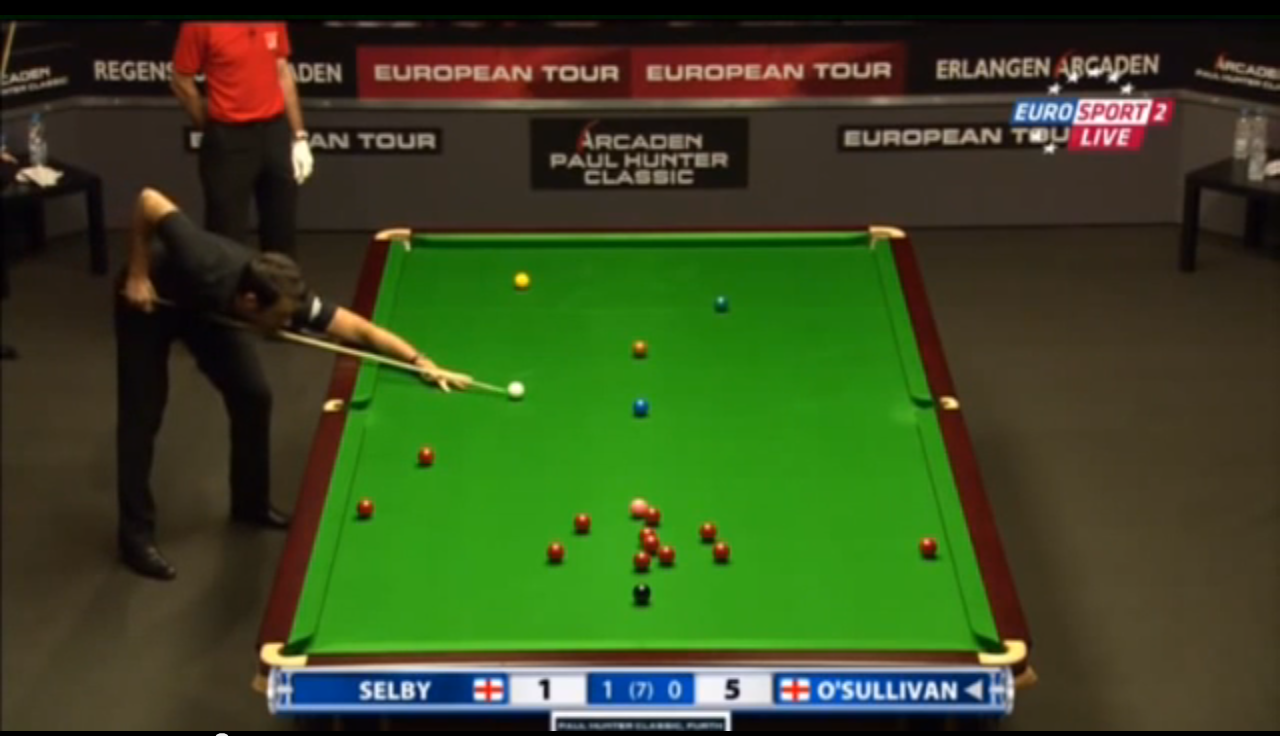
%> input picture res/table_test-6.png, 1280 x 736 px
$ octave test_table_mask.m   (GNU Octave 9; MATLAB toolbox functions it lacks are replaced by stand-ins)
%> lines starting %> are read from the running program, lines starting %| are printed output that depends on the picture; in (x1, y1, x2, y2) boxes, pixels count from 0 and x2, y2 are one past the last pixel; in counts of white or black regions, pixels touching at a corner belong together; the program's own positions count from 1
%> further down, img is the input picture: size 736x1280x3 uint8; mean R, G, B 58.3, 73.6, 33.7
### table_mask.m
function [ result ] = table_mask( input )
%TABLE_MASK makes a binary mask for a pool or snooker table
%   @author Maximilian Irro

%create color transformation structure
cform = makecform('srgb2lab');

% transform into L*a*b color space
input_lab = applycform(input, cform);
%> input_lab: size 736x1280x3 uint8; mean of channels 1, 2, 3 75.6, 120.1, 147.9

% extract the red-green chroma component
rg_chroma = input_lab(:,:,2);
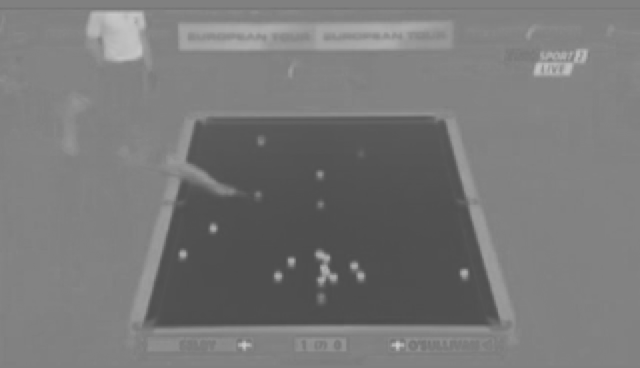
%> rg_chroma: size 736x1280 uint8 (shown at 1/2 size); min 76, max 204, mean 120.1

% make a binary image
THRESHOLD = 0.45;
BW = im2bw(rg_chroma, THRESHOLD);
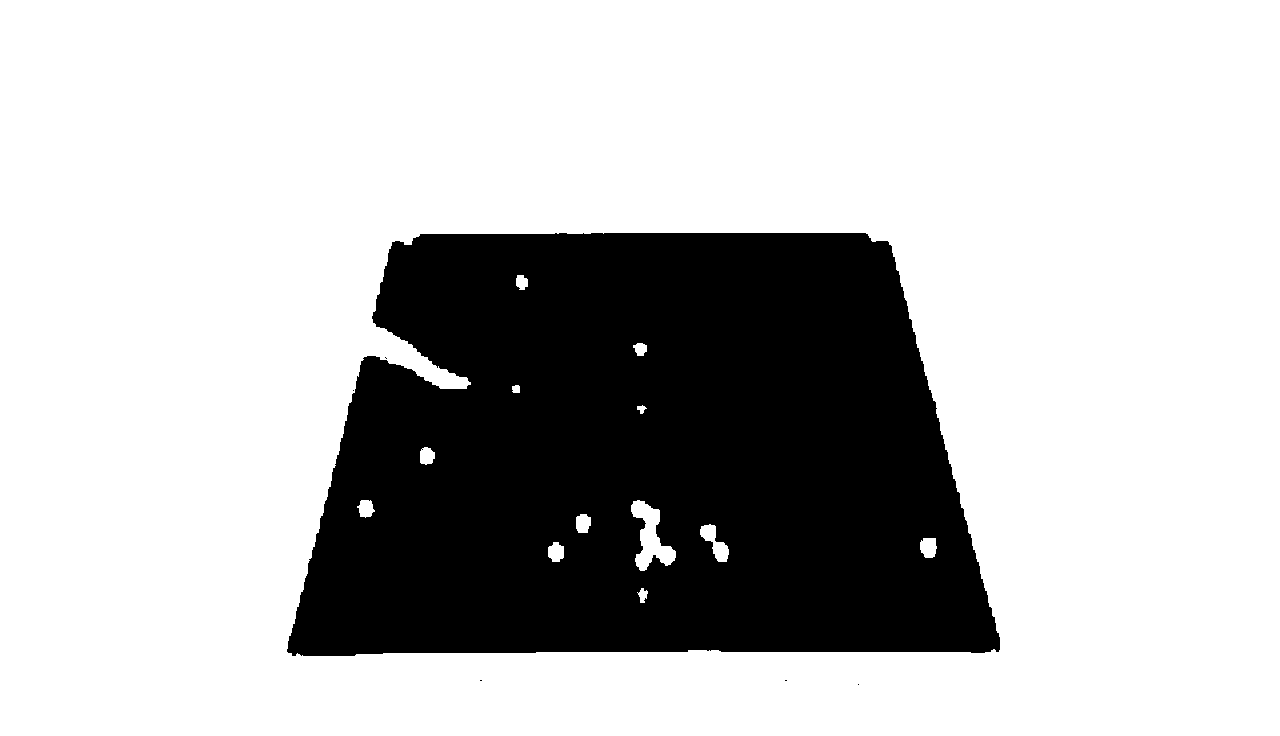
%> BW: size 736x1280 logical; 73.8% white; 6 black regions (5 under 20 px), largest, box (x1, y1, x2, y2) and area: (287, 233, 1000, 656) 246823

% now everything except the table is 1,
% but we need this the other way around
BW_inv = imcomplement(BW);

% fill all holes in the segmented table
% holes are balls (mind the bad dirty joke!)
BW_filled = imfill(BW_inv, 'holes');
%> BW_filled: size 736x1280 logical; 26.6% white; 6 white regions (5 under 20 px), largest, box (x1, y1, x2, y2) and area: (287, 233, 1000, 656) 250525

BW_filled = bwmorph(BW_filled,'thin',5);
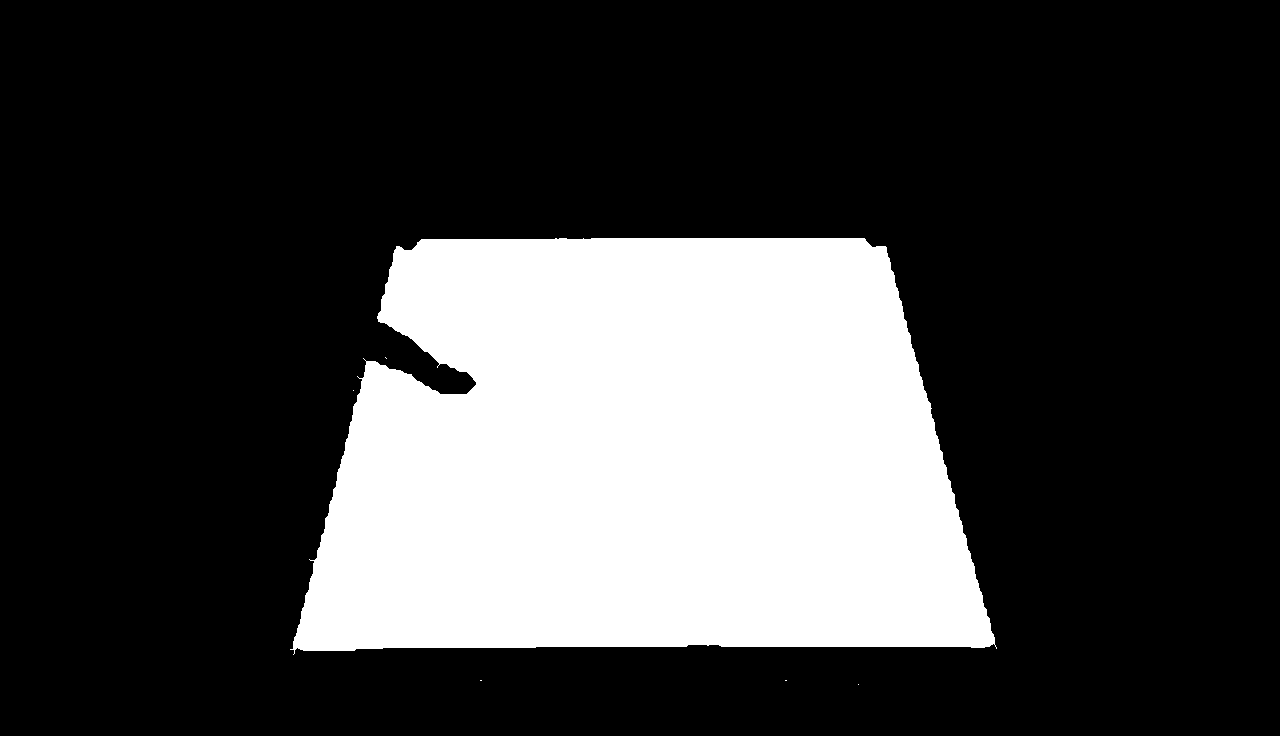
%> BW_filled: size 736x1280 logical; 25.4% white; 6 white regions (5 under 20 px), largest, box (x1, y1, x2, y2) and area: (290, 238, 997, 655) 239489

% convert it to uint8 to make it compatible with an image
mask = uint8(BW_filled);

% replicate the matrix 3 times, to combine it with a color image
mask3 = repmat( mask, [1 1 3]);

% return only the game table
result = mask3;

end

### test_table_mask.m
path = ['res',filesep,'table_test-6.png'];
img = imread(path);
mask = table_mask(img);


imshow( img .* mask )
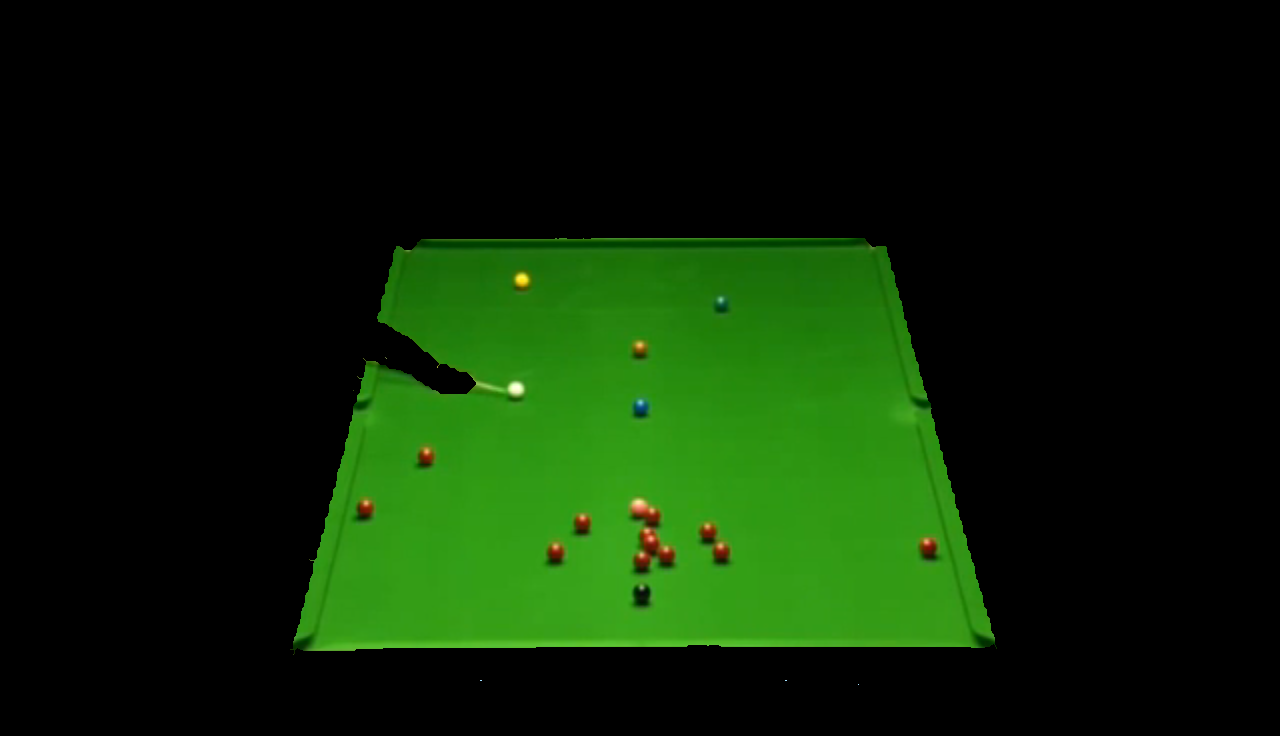
%> displayed picture: size 736x1280x3, on the screen's scale of 0 to 255; mean R, G, B 11.6, 36, 4.6
%imshow( rgb2gray(img .* mask) )

$ run again, with res/table_test-1.png copied over res/table_test-6.png
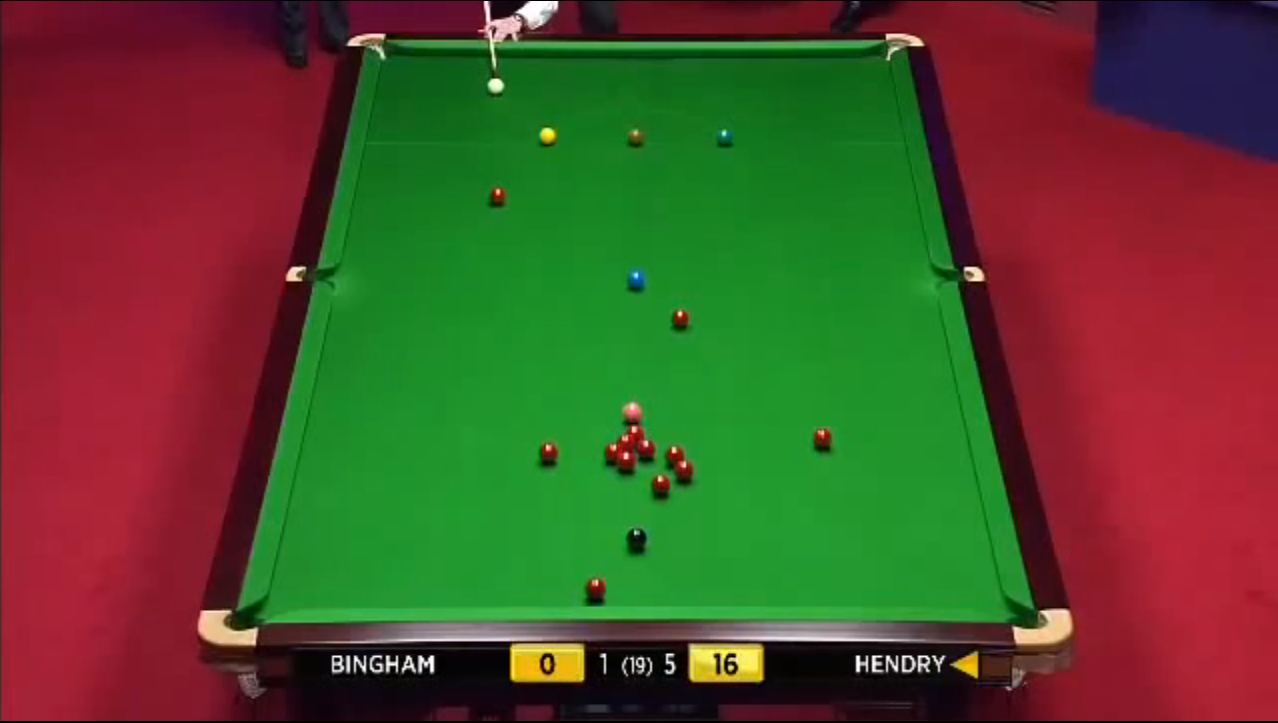
%> input picture res/table_test-1.png, 1278 x 723 px
%> img is the input picture: size 723x1278x3 uint8; mean R, G, B 82.2, 75.1, 42.9
%> input_lab: size 723x1278x3 uint8; mean of channels 1, 2, 3 94.9, 131.2, 154.2
%> in table_mask, `BW = im2bw(rg_chroma, THRESHOLD);`:
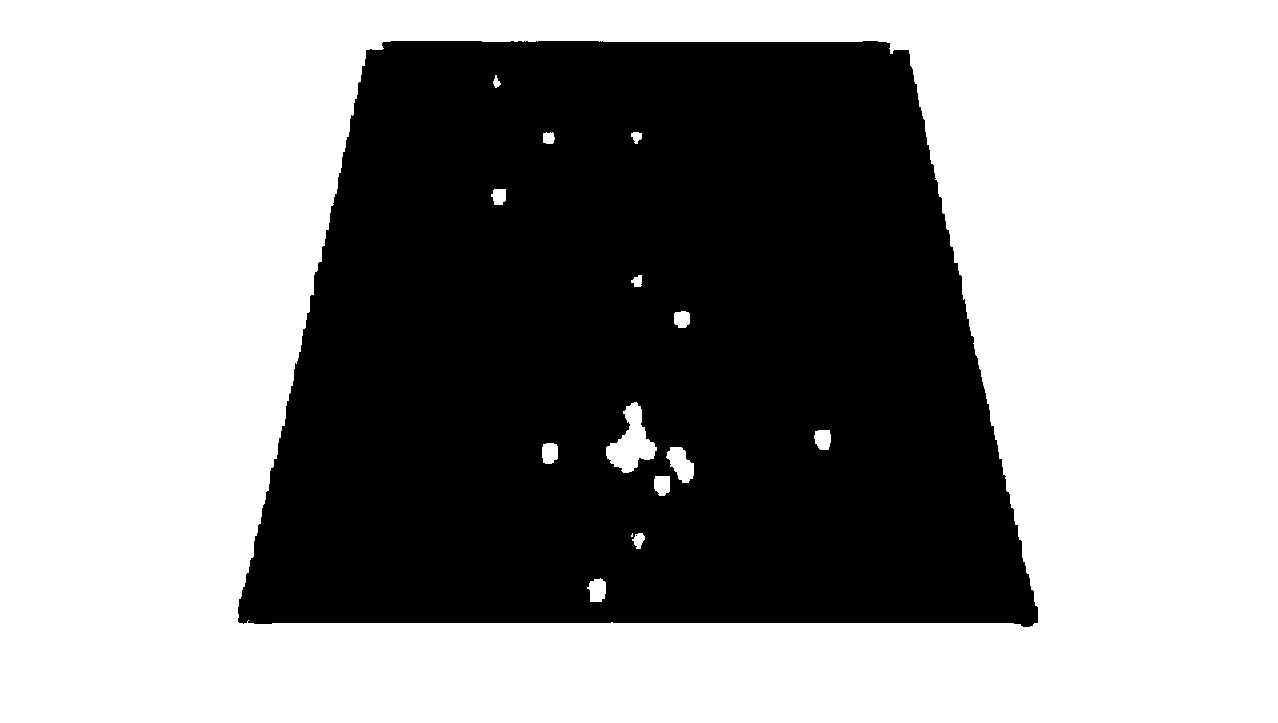
%> BW: size 723x1278 logical; 58.5% white; 2 black regions (1 under 20 px), largest, box (x1, y1, x2, y2) and area: (238, 41, 1038, 627) 383758
%> mask3: size 723x1278x3 uint8; values 0 (black) and 1 (white), 40.7% white; 1 white region, box (x1, y1, x2, y2) and area: (242, 45, 1033, 622) 375831
%> `imshow( img .* mask )`:
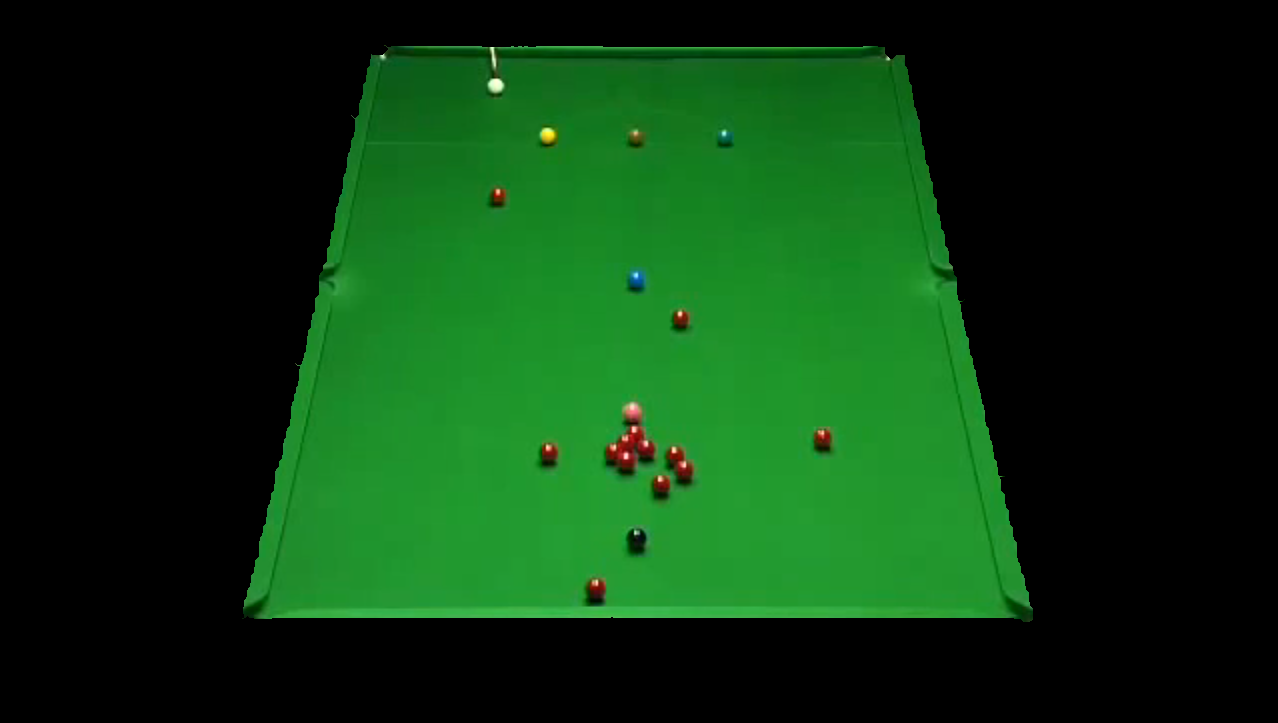
%> displayed picture: size 723x1278x3, on the screen's scale of 0 to 255; mean R, G, B 11.8, 55.5, 16.3

$ run again, with res/table_test-2.png copied over res/table_test-6.png
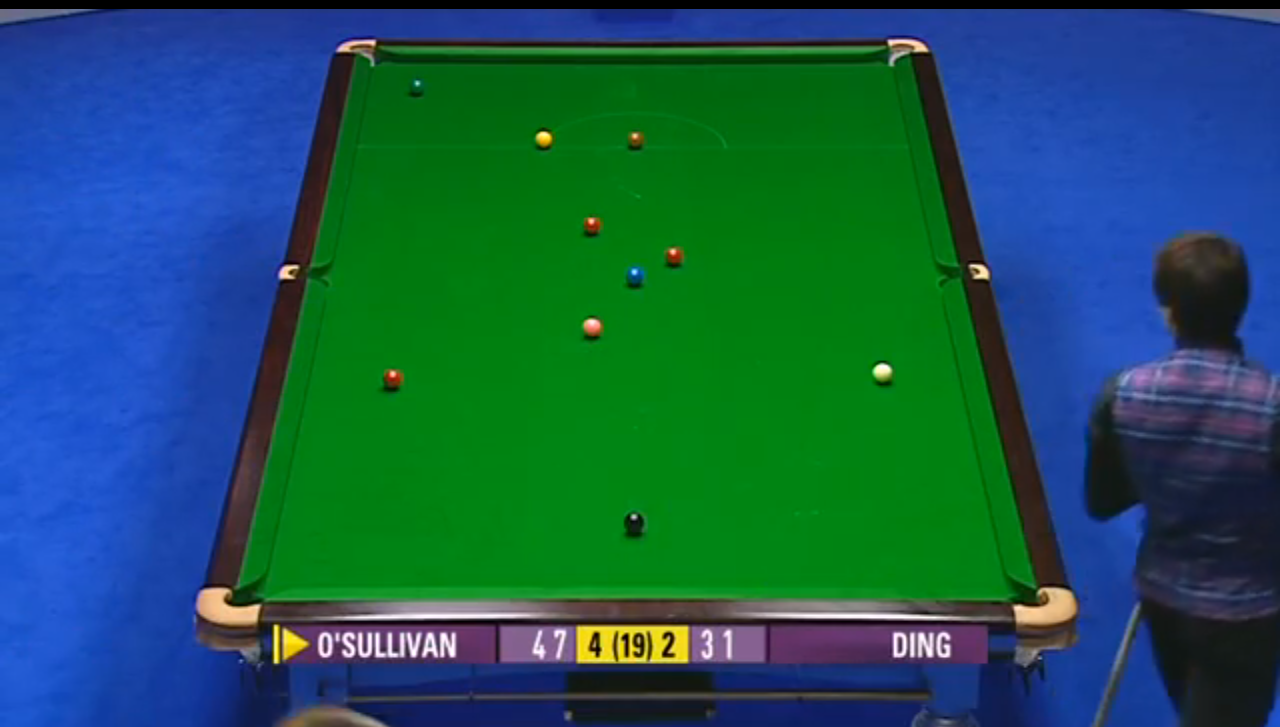
%> input picture res/table_test-2.png, 1280 x 727 px
%> img is the input picture: size 727x1280x3 uint8; mean R, G, B 25.2, 87.7, 86.7
%> input_lab: size 727x1280x3 uint8; mean of channels 1, 2, 3 89.5, 117.7, 121.4
%> in table_mask, `BW = im2bw(rg_chroma, THRESHOLD);`:
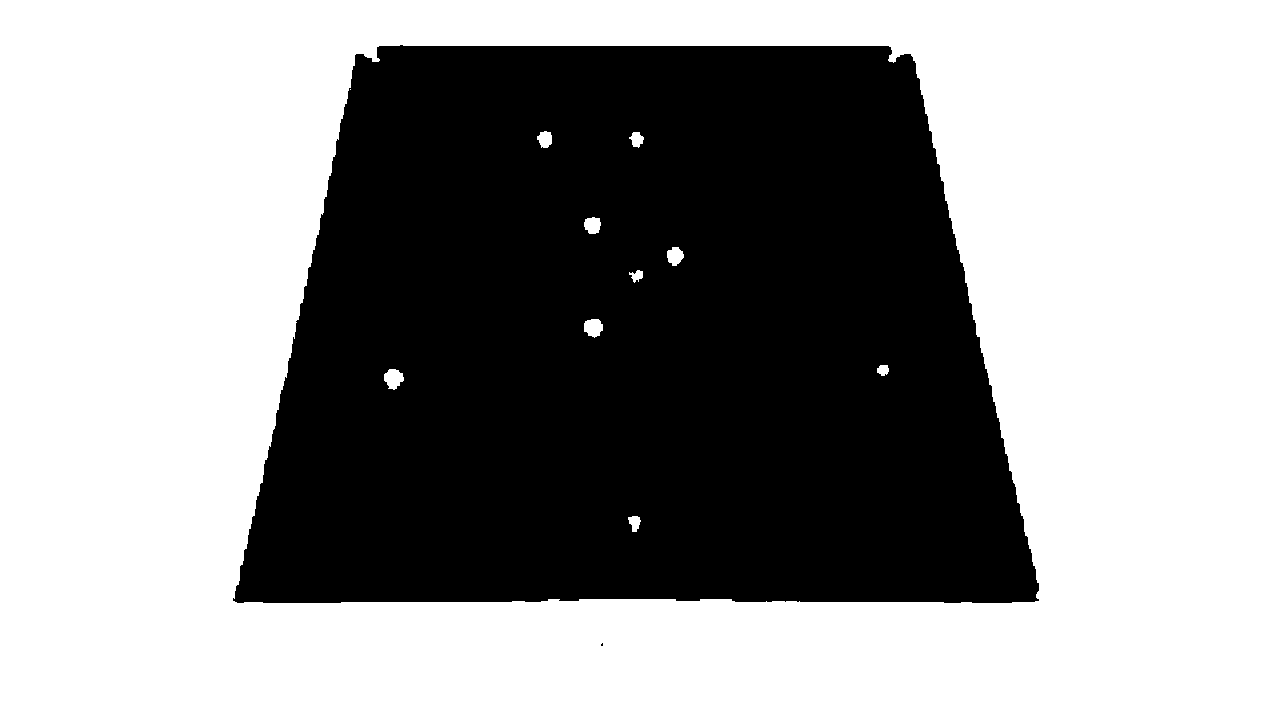
%> BW: size 727x1280 logical; 59.7% white; 2 black regions (1 under 20 px), largest, box (x1, y1, x2, y2) and area: (233, 45, 1039, 603) 374933
%> mask3: size 727x1280x3 uint8; values 0 (black) and 1 (white), 39.1% white; 2 white regions (1 under 20 px), largest, box (x1, y1, x2, y2) and area: (233, 50, 1038, 601) 364265
%> `imshow( img .* mask )`:
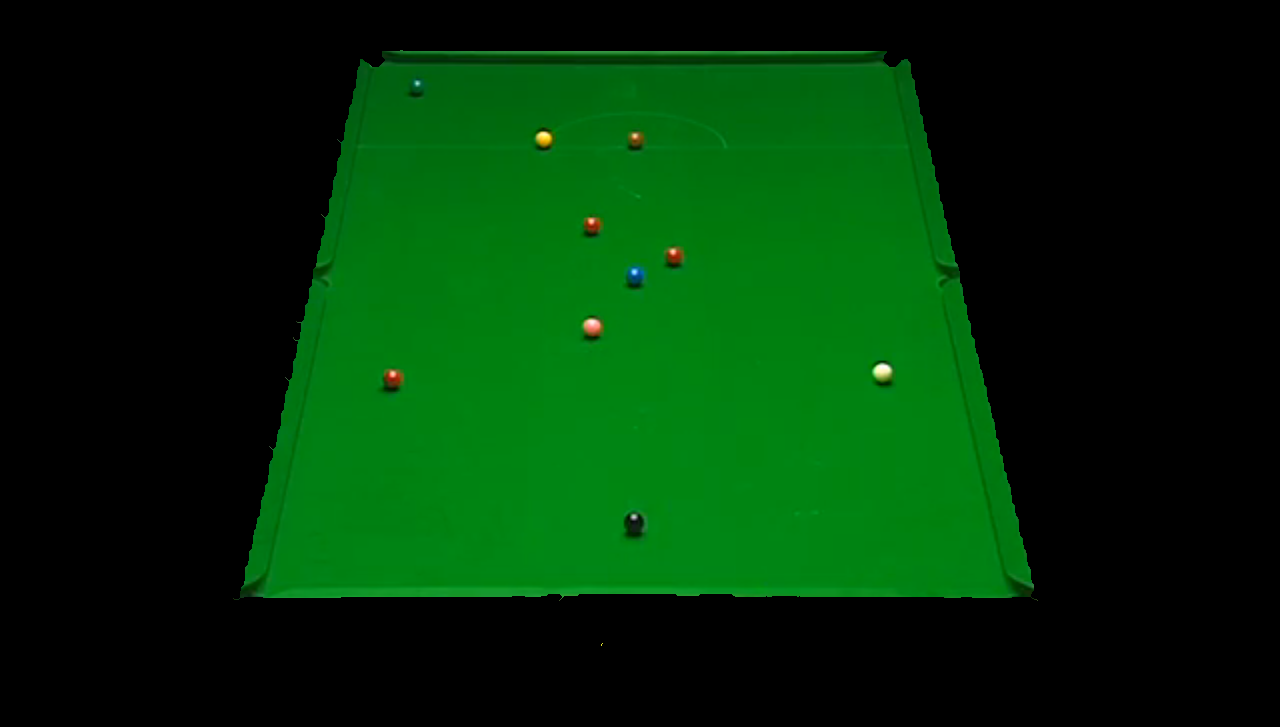
%> displayed picture: size 727x1280x3, on the screen's scale of 0 to 255; mean R, G, B 0.6, 47.7, 6.7
